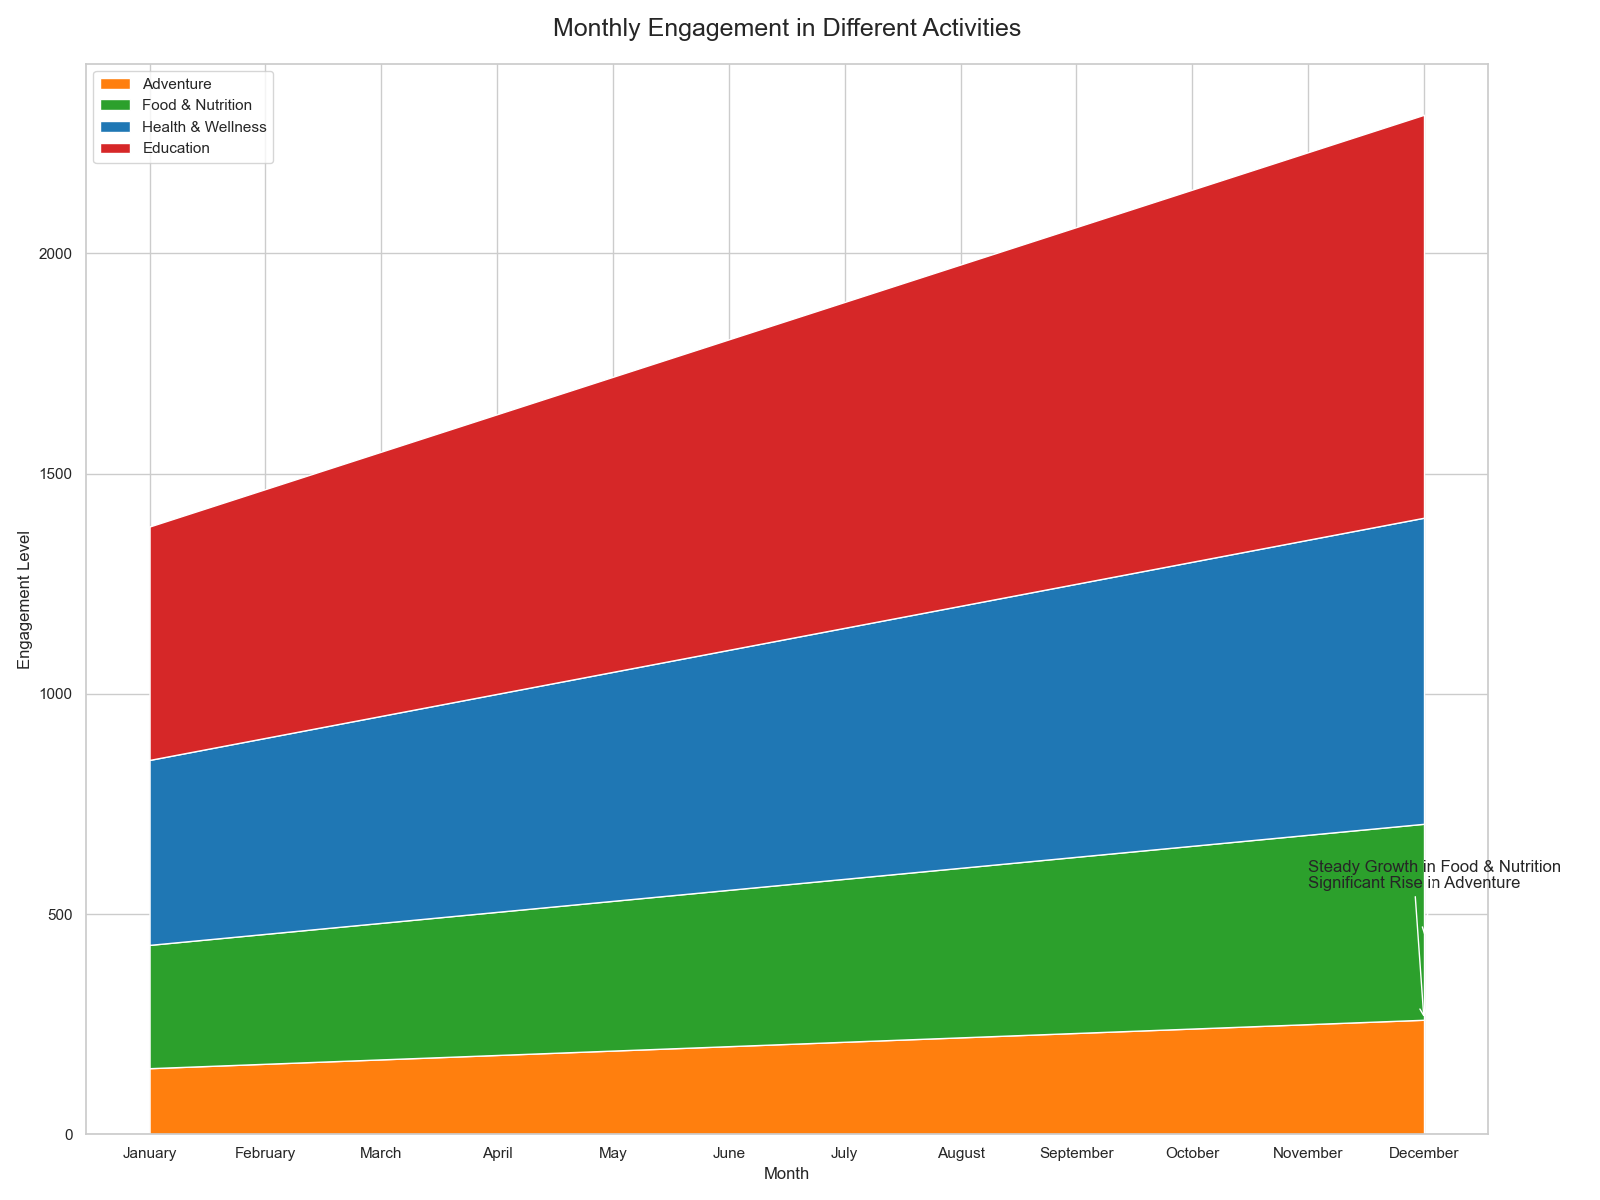

The script that drew this image:

import numpy as np
import pandas as pd
import matplotlib.pyplot as plt

# Data
data = {
    'Month': ['January', 'February', 'March', 'April', 'May', 'June', 
              'July', 'August', 'September', 'October', 'November', 'December'],
    'Adventure': [150, 160, 170, 180, 190, 200, 210, 220, 230, 240, 250, 260],
    'Food & Nutrition': [130, 135, 140, 145, 150, 155, 160, 165, 170, 175, 180, 185],
    'Health & Wellness': [140, 150, 160, 170, 180, 190, 200, 210, 220, 230, 240, 250],
    'Education': [110, 120, 130, 140, 150, 160, 170, 180, 190, 200, 210, 220]
}

df = pd.DataFrame(data)
df.set_index('Month', inplace=True)

# Cumulative data for stacked area chart
cumulative = df.cumsum(axis=1)

# Plotting
plt.figure(figsize=(16, 12))
pal = ['#FF7F0E', '#2CA02C', '#1F77B4', '#D62728']
plt.stackplot(cumulative.index, cumulative['Adventure'], cumulative['Food & Nutrition'],
              cumulative['Health & Wellness'], cumulative['Education'], labels=cumulative.columns, colors=pal)
plt.legend(loc='upper left')
plt.title('Monthly Engagement in Different Activities', fontsize=18, pad=20)
plt.xlabel('Month')
plt.ylabel('Engagement Level')
plt.annotate('Significant Rise in Adventure', xy=(11, cumulative.loc['December', 'Adventure']),
             xytext=(10, cumulative.loc['December', 'Adventure']+300),
             arrowprops=dict(facecolor='black', arrowstyle="->", connectionstyle="arc3"))
plt.annotate('Steady Growth in Food & Nutrition', xy=(11, cumulative.loc['December', 'Food & Nutrition']),
             xytext=(10, cumulative.loc['December', 'Food & Nutrition']+150),
             arrowprops=dict(facecolor='black', arrowstyle="->", connectionstyle="arc3"))
plt.tight_layout()
plt.show()
